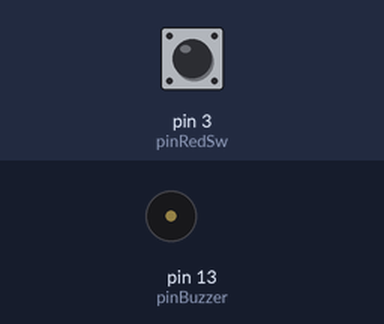
The sketch below on a simulated Arduino Uno, built with avr-gcc and run on an emulated ATmega328P. On the bench: buzzer (waves = sounding, pin HIGH). Inputs (shaded band) come from the test bench; at power-on: pin 3 (pinRedSw) HIGH. Sleep ends after the set time or at an interrupt.

Above: at 1.2 s.
1.3 s: pin 3 (pinRedSw) pulled LOW for 0.15 s
At 1.8 s:
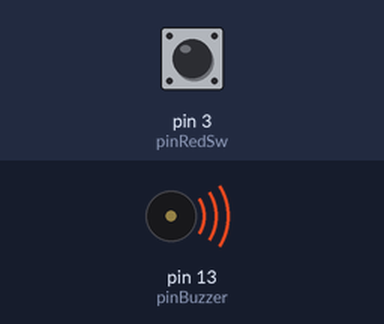
3.5 s: pin 3 (pinRedSw) pulled LOW for 3.2 s
At 8.1 s:
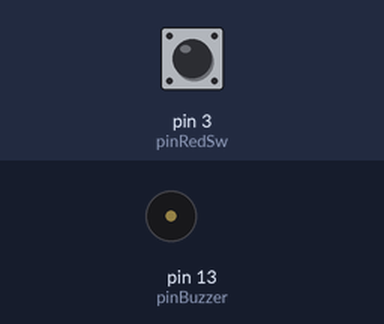
Timing chart, 0 to 9.6 s (numbered marks = the images above; inputs shaded):
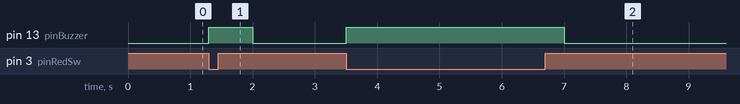

Measured:
- after the input at 1.3 s, pin 13 (pinBuzzer): LOW → HIGH at once, → LOW 0.70 s later
- after the input at 3.5 s, pin 13 (pinBuzzer): LOW → HIGH at once, → LOW 3.5 s later

The sketch:

Alarma.ino
```cpp
/*Autor: Isaac Ulises Hernandez Marquez
  Materia: Sistemas programables
  Instituto Tecnologico de Leon
*/

#include <avr/sleep.h>
#include <avr/power.h>

int pinRedSw = 3; //Pin usado para leer el Reed Switch
int pinBuzzer = 13; //Pin usado para el sonido de la alarma


void setup() {
  pinMode(pinRedSw, INPUT_PULLUP);//Modo pullup para poder leer el reedswitch
  pinMode(pinBuzzer, OUTPUT);
  digitalWrite(pinBuzzer, LOW);
}

void loop() {
  delay(500); // Delay para que cargue el modo sleep power down
  attachInterrupt(digitalPinToInterrupt(pinRedSw), despertar,LOW);// Interrupcion para despertar
  set_sleep_mode(SLEEP_MODE_PWR_DOWN);
  sleep_enable();// Activacion del bajo consumo
  sleep_mode();// Modo dormir

  //Aqui se duerme el programa, y al despertar empezara desde la linea de abajo
  //Inicio de la alarma
  while(digitalRead(pinRedSw)==LOW){ //Ciclo para que la alarma no se desactive hasta que el estado no pase a high
    digitalWrite(pinBuzzer, HIGH);
    delay(700);
    digitalWrite(pinBuzzer, LOW);
  }
}

void despertar(void){
  sleep_disable();// Desactivar el modo ahorro de energia
}
```
